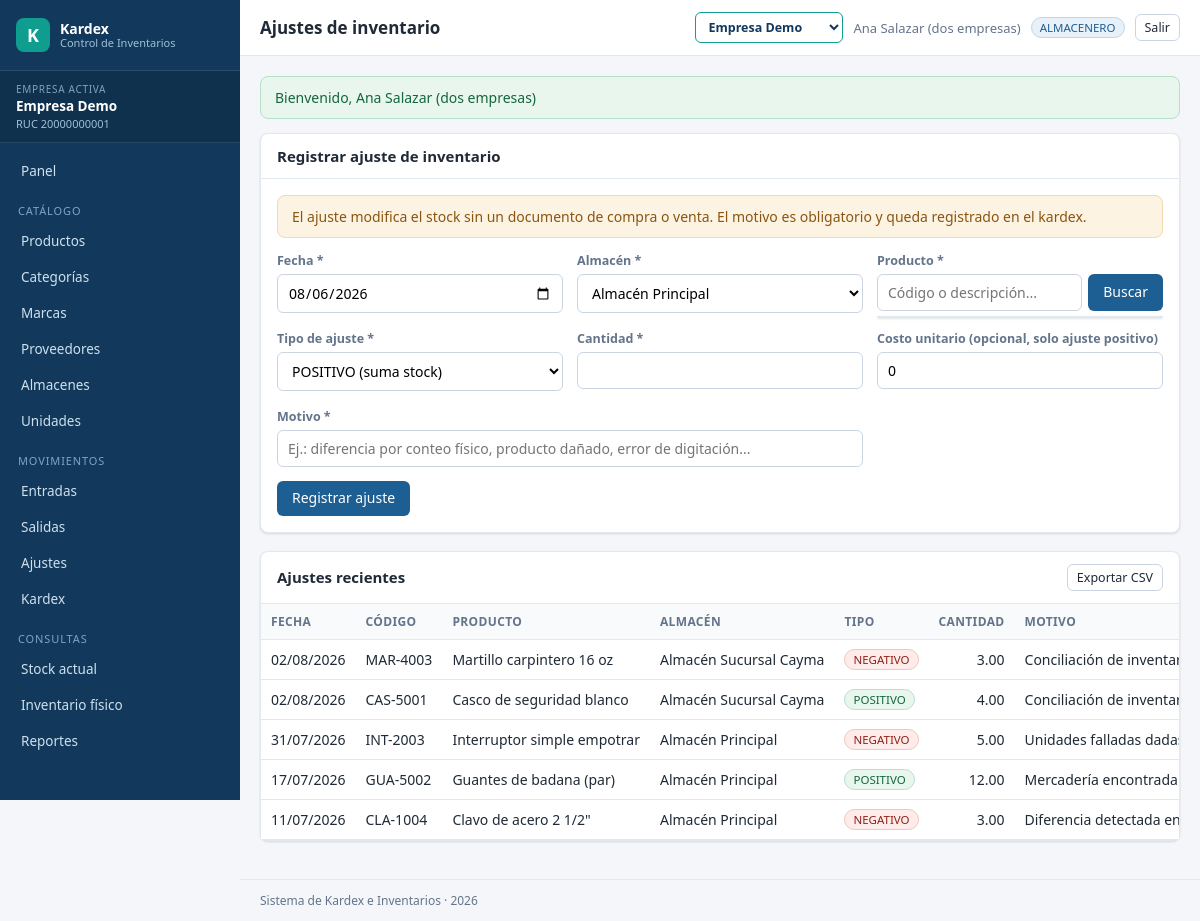
/ajustes.php (signed in), run on the app's committed database.
### tables this page shows
CREATE TABLE empresas (
  id            INT UNSIGNED AUTO_INCREMENT PRIMARY KEY,
  ruc           VARCHAR(20)  NOT NULL UNIQUE,
  razon_social  VARCHAR(180) NOT NULL,
  nombre_corto  VARCHAR(60)  NOT NULL,
  direccion     VARCHAR(255) NULL,
  telefono      VARCHAR(30)  NULL,
  email         VARCHAR(150) NULL,
  moneda        VARCHAR(10)  NOT NULL DEFAULT 'PEN',
  simbolo       VARCHAR(5)   NOT NULL DEFAULT 'S/',
   
   
   
  metodo_valorizacion ENUM('PROMEDIO','PEPS','UEPS') NOT NULL DEFAULT 'PROMEDIO',
   
   
   
   
  ambito_costo  ENUM('GLOBAL','ALMACEN') NOT NULL DEFAULT 'GLOBAL',
  estado        TINYINT(1)   NOT NULL DEFAULT 1,
  creado_en     DATETIME     NOT NULL DEFAULT CURRENT_TIMESTAMP
);

CREATE TABLE usuario_empresa (
  usuario_id  INT UNSIGNED NOT NULL,
  empresa_id  INT UNSIGNED NOT NULL,
  rol_id      INT UNSIGNED NOT NULL,
  por_defecto TINYINT(1)   NOT NULL DEFAULT 0,
  PRIMARY KEY (usuario_id, empresa_id),
  CONSTRAINT fk_ue_usr FOREIGN KEY (usuario_id) REFERENCES usuarios(id) ON DELETE CASCADE,
  CONSTRAINT fk_ue_emp FOREIGN KEY (empresa_id) REFERENCES empresas(id) ON DELETE CASCADE,
  CONSTRAINT fk_ue_rol FOREIGN KEY (rol_id)     REFERENCES roles(id),
  INDEX idx_ue_empresa (empresa_id)
);

CREATE TABLE ajustes (
  id          INT UNSIGNED AUTO_INCREMENT PRIMARY KEY,
  empresa_id  INT UNSIGNED NOT NULL,
  fecha       DATE         NOT NULL,
  almacen_id  INT UNSIGNED NOT NULL,
  producto_id INT UNSIGNED NOT NULL,
  tipo        ENUM('POSITIVO','NEGATIVO') NOT NULL,
  cantidad    DECIMAL(14,4) NOT NULL,
  motivo      VARCHAR(255) NOT NULL,
  usuario_id  INT UNSIGNED NOT NULL,
  creado_en   DATETIME     NOT NULL DEFAULT CURRENT_TIMESTAMP,
  CONSTRAINT fk_aj_emp  FOREIGN KEY (empresa_id)  REFERENCES empresas(id),
  CONSTRAINT fk_aj_alm  FOREIGN KEY (almacen_id)  REFERENCES almacenes(id),
  CONSTRAINT fk_aj_prod FOREIGN KEY (producto_id) REFERENCES productos(id),
  CONSTRAINT fk_aj_usr  FOREIGN KEY (usuario_id)  REFERENCES usuarios(id),
  INDEX idx_aj_emp_fecha (empresa_id, fecha)
);

CREATE TABLE productos (
  id             INT UNSIGNED AUTO_INCREMENT PRIMARY KEY,
  empresa_id     INT UNSIGNED NOT NULL,
  codigo         VARCHAR(40)  NOT NULL,
  descripcion    VARCHAR(255) NOT NULL,
  categoria_id   INT UNSIGNED NULL,
  marca_id       INT UNSIGNED NULL,
  unidad_id      INT UNSIGNED NOT NULL,
  precio_compra  DECIMAL(14,4) NOT NULL DEFAULT 0,
  precio_venta   DECIMAL(14,4) NOT NULL DEFAULT 0,
  costo_promedio DECIMAL(14,4) NOT NULL DEFAULT 0,
  stock_minimo   DECIMAL(14,4) NOT NULL DEFAULT 0,
  estado         TINYINT(1)   NOT NULL DEFAULT 1,
  creado_en      DATETIME     NOT NULL DEFAULT CURRENT_TIMESTAMP,
  actualizado_en DATETIME     NULL ON UPDATE CURRENT_TIMESTAMP,
  CONSTRAINT fk_prod_emp FOREIGN KEY (empresa_id)   REFERENCES empresas(id),
  CONSTRAINT fk_prod_cat FOREIGN KEY (categoria_id) REFERENCES categorias(id),
  CONSTRAINT fk_prod_mar FOREIGN KEY (marca_id)     REFERENCES marcas(id),
  CONSTRAINT fk_prod_uni FOREIGN KEY (unidad_id)    REFERENCES unidades(id),
  UNIQUE KEY uq_prod_emp_codigo (empresa_id, codigo),
  INDEX idx_prod_desc (descripcion),
  INDEX idx_prod_emp_cat (empresa_id, categoria_id)
);

CREATE TABLE almacenes (
  id         INT UNSIGNED AUTO_INCREMENT PRIMARY KEY,
  empresa_id INT UNSIGNED NOT NULL,
  codigo     VARCHAR(20)  NOT NULL,
  nombre     VARCHAR(120) NOT NULL,
  direccion  VARCHAR(255) NULL,
  estado     TINYINT(1)   NOT NULL DEFAULT 1,
  CONSTRAINT fk_alm_emp FOREIGN KEY (empresa_id) REFERENCES empresas(id),
  UNIQUE KEY uq_alm_emp_codigo (empresa_id, codigo)
);

### views/ajustes/index.php (the view, shortened to what the rows shown need)
<div class="tarjeta">
  <div class="tarjeta-cab"><h2>Registrar ajuste de inventario</h2></div>
</div>
<div class="tarjeta">
  <div class="tarjeta-cab">
    <h2>Ajustes recientes</h2>
  </div>
  <div class="tabla-scroll">
    <?php if (!$ajustes): ?>
      <p class="vacio">No hay ajustes registrados.</p>
    <?php else: ?>
    <table class="tabla" id="tablaAjustes">
      <thead><tr>
        <th>Fecha</th><th>Código</th><th>Producto</th><th>Almacén</th>
        <th>Tipo</th><th class="num">Cantidad</th><th>Motivo</th><th>Usuario</th>
      </tr></thead>
      <tbody>
      <?php foreach ($ajustes as $a): ?>
        <tr>
          <td><?= Vista::fecha($a['fecha']) ?></td>
          <td><?= e($a['codigo']) ?></td>
          <td><?= e($a['descripcion']) ?></td>
          <td><?= e($a['almacen']) ?></td>
          <td><span class="badge <?= $a['tipo'] === 'POSITIVO' ? 'badge-ok' : 'badge-error' ?>"><?= e($a['tipo']) ?></span></td>
          <td class="num"><?= Vista::num($a['cantidad']) ?></td>
          <td><?= e($a['motivo']) ?></td>
        </tr>
      <?php endforeach; ?>
      </tbody>
    </table>
    <?php endif; ?>
  </div>
</div>

### views/layout.php (shortened to what the rows shown need)
<!DOCTYPE html>
<html lang="es">
<head>
<link rel="stylesheet" href="<?= url('assets/css/app.css') ?>">
</head>
<body>
<div class="layout">
  <div class="contenedor">
    <header class="topbar">
      <h1><?= e($tituloPagina) ?></h1>
      <div class="usuario-box">
        <?php $misEmpresas = Empresa::delUsuario(Auth::id()); ?>
        <?php if (count($misEmpresas) > 1): ?>
          <select class="selector-empresa" onchange="if(this.value) location.href=this.value">
            <?php foreach ($misEmpresas as $em): ?>
              <option value="<?= url('empresas.php?a=cambiar&id=' . $em['id']) ?>"
                      <?= (int) $em['id'] === Empresa::id() ? 'selected' : '' ?>>
                <?= e($em['nombre_corto']) ?>
              </option>
            <?php endforeach; ?>
          </select>
        <?php endif; ?>
        <span class="usuario-nombre"><?= e(Auth::usuario()['nombres'] ?? '') ?></span>
        <span class="badge"><?= e(Auth::rol()) ?></span>
        <a class="btn btn-sm btn-gris" href="<?= url('logout.php') ?>">Salir</a>
      </div>
    </header>
    <main class="contenido">
      <?= $contenido ?>
    </main>
  </div>
</div>
</body>
</html>

### data on the page
empresas: id+nombre_corto "Empresa Demo"
ajustes: fecha "02/08/2026", producto.codigo "MAR-4003", producto.descripcion "Martillo carpintero 16 oz", almacen.nombre "Almacén Sucursal Cayma", tipo "NEGATIVO", cantidad "3.00", motivo "Conciliación de…"
ajustes: fecha "02/08/2026", producto.codigo "CAS-5001", producto.descripcion "Casco de seguridad blanco", almacen.nombre "Almacén Sucursal Cayma", tipo "POSITIVO", cantidad "4.00", motivo "Conciliación de…"
ajustes: fecha "31/07/2026", producto.codigo "INT-2003", producto.descripcion "Interruptor simple empotrar", almacen.nombre "Almacén Principal", tipo "NEGATIVO", cantidad "5.00", motivo "Unidades falladas…"
ajustes: fecha "17/07/2026", producto.codigo "GUA-5002", producto.descripcion "Guantes de badana (par)", almacen.nombre "Almacén Principal", tipo "POSITIVO", cantidad "12.00", motivo "Mercadería encontrada…"
ajustes: fecha "11/07/2026", producto.codigo "CLA-1004", producto.descripcion "Clavo de acero 2 1/2\"", almacen.nombre "Almacén Principal", tipo "NEGATIVO", cantidad "3.00", motivo "Diferencia detectada…"

### other printed values
Empresa::nombre() "Empresa Demo"
Empresa::actual()['ruc'] "20000000001"
$tituloPagina "Ajustes de inventario"
Auth::usuario()['nombres'] "Ana Salazar (dos empresas)"
Auth::rol() "ALMACENERO"
$f['mensaje'] "Bienvenido, Ana Salazar (dos empresas)"
Config::get('app.nombre') "Sistema de Kardex e Inventarios"
form field almacen_id "Almacén Principal"
